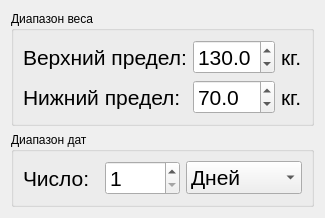
<?xml version="1.0" encoding="UTF-8"?>
<ui version="4.0">
 <class>Settings</class>
 <widget class="QWidget" name="Settings">
  <property name="geometry">
   <rect>
    <x>0</x>
    <y>0</y>
    <width>312</width>
    <height>186</height>
   </rect>
  </property>
  <property name="windowTitle">
   <string>Настройки</string>
  </property>
  <property name="windowIcon">
   <iconset resource="resources.qrc">
    <normaloff>:/main/system.png</normaloff>:/main/system.png</iconset>
  </property>
  <layout class="QVBoxLayout" name="verticalLayout">
   <item>
    <widget class="QGroupBox" name="groupBox">
     <property name="title">
      <string>Диапазон веса</string>
     </property>
     <layout class="QGridLayout" name="gridLayout">
      <item row="0" column="0">
       <widget class="QLabel" name="label">
        <property name="font">
         <font>
          <family>Arial</family>
          <pointsize>16</pointsize>
         </font>
        </property>
        <property name="text">
         <string>Верхний предел:</string>
        </property>
       </widget>
      </item>
      <item row="0" column="1">
       <widget class="QDoubleSpinBox" name="upMassDoubleSpinBox">
        <property name="font">
         <font>
          <family>Arial</family>
          <pointsize>16</pointsize>
         </font>
        </property>
        <property name="decimals">
         <number>1</number>
        </property>
        <property name="maximum">
         <double>200.000000000000000</double>
        </property>
        <property name="singleStep">
         <double>0.100000000000000</double>
        </property>
        <property name="value">
         <double>130.000000000000000</double>
        </property>
       </widget>
      </item>
      <item row="1" column="1">
       <widget class="QDoubleSpinBox" name="downMassDoubleSpinBox">
        <property name="font">
         <font>
          <family>Arial</family>
          <pointsize>16</pointsize>
         </font>
        </property>
        <property name="decimals">
         <number>1</number>
        </property>
        <property name="minimum">
         <double>60.000000000000000</double>
        </property>
        <property name="maximum">
         <double>200.000000000000000</double>
        </property>
        <property name="singleStep">
         <double>0.100000000000000</double>
        </property>
        <property name="value">
         <double>70.000000000000000</double>
        </property>
       </widget>
      </item>
      <item row="1" column="0">
       <widget class="QLabel" name="label_2">
        <property name="font">
         <font>
          <family>Arial</family>
          <pointsize>16</pointsize>
         </font>
        </property>
        <property name="text">
         <string>Нижний предел:</string>
        </property>
       </widget>
      </item>
      <item row="0" column="2">
       <widget class="QLabel" name="label_3">
        <property name="font">
         <font>
          <family>Arial</family>
          <pointsize>16</pointsize>
         </font>
        </property>
        <property name="text">
         <string>кг.</string>
        </property>
       </widget>
      </item>
      <item row="1" column="2">
       <widget class="QLabel" name="label_4">
        <property name="font">
         <font>
          <family>Arial</family>
          <pointsize>16</pointsize>
         </font>
        </property>
        <property name="text">
         <string>кг.</string>
        </property>
       </widget>
      </item>
     </layout>
    </widget>
   </item>
   <item>
    <widget class="QGroupBox" name="groupBox_2">
     <property name="title">
      <string>Диапазон дат</string>
     </property>
     <layout class="QHBoxLayout" name="horizontalLayout">
      <item>
       <widget class="QLabel" name="label_5">
        <property name="font">
         <font>
          <family>Arial</family>
          <pointsize>16</pointsize>
         </font>
        </property>
        <property name="text">
         <string>Число:</string>
        </property>
       </widget>
      </item>
      <item>
       <widget class="QSpinBox" name="spinBox">
        <property name="font">
         <font>
          <family>Arial</family>
          <pointsize>16</pointsize>
         </font>
        </property>
        <property name="minimum">
         <number>1</number>
        </property>
        <property name="maximum">
         <number>31</number>
        </property>
       </widget>
      </item>
      <item>
       <widget class="QComboBox" name="comboBox">
        <property name="font">
         <font>
          <family>Arial</family>
          <pointsize>16</pointsize>
         </font>
        </property>
        <item>
         <property name="text">
          <string>Дней</string>
         </property>
        </item>
        <item>
         <property name="text">
          <string>Недель</string>
         </property>
        </item>
        <item>
         <property name="text">
          <string>Месяцев</string>
         </property>
        </item>
       </widget>
      </item>
     </layout>
    </widget>
   </item>
  </layout>
 </widget>
 <resources>
  <include location="resources.qrc"/>
 </resources>
 <connections/>
</ui>
